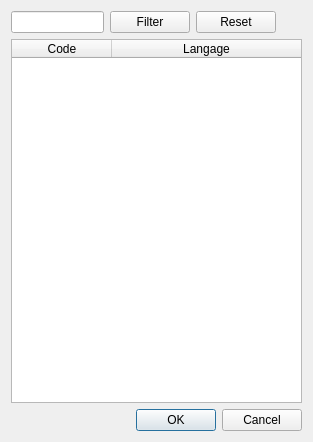
<?xml version="1.0" encoding="UTF-8"?>
<ui version="4.0">
 <class>DialogPickLanguage</class>
 <widget class="QDialog" name="DialogPickLanguage">
  <property name="geometry">
   <rect>
    <x>0</x>
    <y>0</y>
    <width>313</width>
    <height>442</height>
   </rect>
  </property>
  <property name="windowTitle">
   <string>Langage</string>
  </property>
  <layout class="QVBoxLayout" name="verticalLayout">
   <item>
    <layout class="QHBoxLayout" name="horizontalLayout">
     <item>
      <widget class="QLineEdit" name="lineEditFilter"/>
     </item>
     <item>
      <widget class="QPushButton" name="buttonFilter">
       <property name="text">
        <string>Filter</string>
       </property>
      </widget>
     </item>
     <item>
      <widget class="QPushButton" name="buttonFilterReset">
       <property name="text">
        <string>Reset</string>
       </property>
      </widget>
     </item>
     <item>
      <spacer name="horizontalSpacer">
       <property name="orientation">
        <enum>Qt::Horizontal</enum>
       </property>
       <property name="sizeHint" stdset="0">
        <size>
         <width>40</width>
         <height>20</height>
        </size>
       </property>
      </spacer>
     </item>
    </layout>
   </item>
   <item>
    <widget class="QTableWidget" name="tableWidgetLangs">
     <property name="selectionMode">
      <enum>QAbstractItemView::SingleSelection</enum>
     </property>
     <property name="selectionBehavior">
      <enum>QAbstractItemView::SelectRows</enum>
     </property>
     <attribute name="horizontalHeaderStretchLastSection">
      <bool>true</bool>
     </attribute>
     <column>
      <property name="text">
       <string>Code</string>
      </property>
     </column>
     <column>
      <property name="text">
       <string>Langage</string>
      </property>
     </column>
    </widget>
   </item>
   <item>
    <widget class="QDialogButtonBox" name="buttonBox">
     <property name="orientation">
      <enum>Qt::Horizontal</enum>
     </property>
     <property name="standardButtons">
      <set>QDialogButtonBox::Cancel|QDialogButtonBox::Ok</set>
     </property>
    </widget>
   </item>
  </layout>
 </widget>
 <resources/>
 <connections>
  <connection>
   <sender>buttonBox</sender>
   <signal>accepted()</signal>
   <receiver>DialogPickLanguage</receiver>
   <slot>accept()</slot>
   <hints>
    <hint type="sourcelabel">
     <x>248</x>
     <y>254</y>
    </hint>
    <hint type="destinationlabel">
     <x>157</x>
     <y>274</y>
    </hint>
   </hints>
  </connection>
  <connection>
   <sender>buttonBox</sender>
   <signal>rejected()</signal>
   <receiver>DialogPickLanguage</receiver>
   <slot>reject()</slot>
   <hints>
    <hint type="sourcelabel">
     <x>316</x>
     <y>260</y>
    </hint>
    <hint type="destinationlabel">
     <x>286</x>
     <y>274</y>
    </hint>
   </hints>
  </connection>
 </connections>
</ui>
